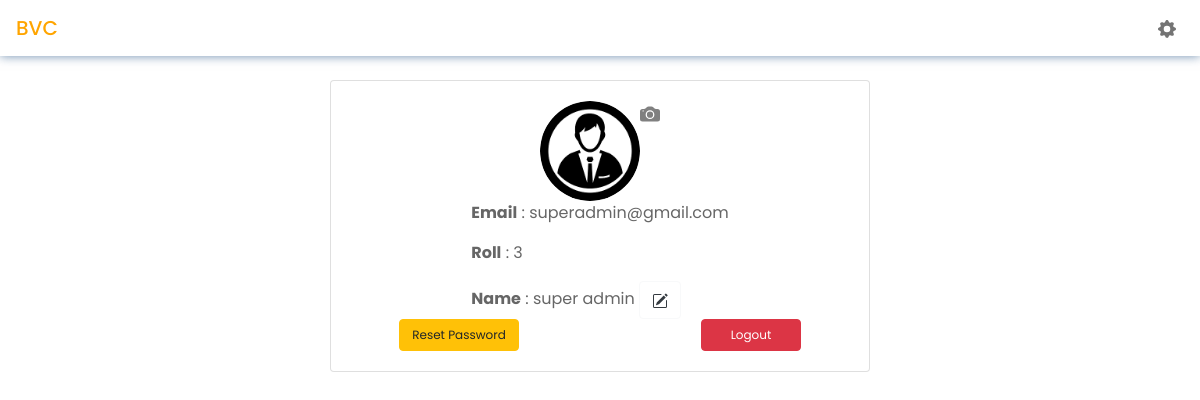
The app's page /Student/myAccount/ (signed in) with its own data.
### App/models.py (models this page shows, shortened)
class NewUser(AbstractBaseUser,PermissionsMixin):
    username = None
    email = models.EmailField(gettext_lazy("email address"),unique=True)
    roll = models.CharField(max_length=10,unique=True)
    name = models.CharField(max_length=200,blank=True)
    mobile = models.CharField(max_length=12,blank=True)
    isStudent = models.BooleanField(default = False)
    isFaculty = models.BooleanField(default=False)
    isAdmin = models.BooleanField(default=False)
    is_staff = models.BooleanField(default=False)
    is_active = models.BooleanField(default=True)
    start_date = models.DateField(default=timezone.now)
    avatar = models.ImageField(upload_to=get_avataar_path, blank=True)
    batch =  models.ForeignKey(Batch,on_delete=models.CASCADE,blank=True,null=True)
    objects = CustomAccountManager()
    USERNAME_FIELD = "email"
    REQUIRED_FIELDS = ['roll','name']

### Student/views.py (the view, shortened to what this page needs)
# urls.py: path("myAccount/",views.myAccount,name="myAccount"),
@login_required(login_url="App:loginPage")
def myAccount(request):
    user = request.user
    return render(request,"Student/myAccount.html",{"user":user})

### Student/templates/Student/myAccount.html (shortened to what this page needs)
<!doctype html>
{% load static %}
<html lang="en">
  <head>
    <link rel="stylesheet" href="https://cdn.jsdelivr.net/npm/bootstrap@4.6.1/dist/css/bootstrap.min.css">
    <link rel="stylesheet" href="{% static 'Student/css/myaccount.css' %}" />
  </head>
  <body>
    <nav class="navbar  mb-4">
        <span  class="navbar-brand mb-0 h1"><a style="color:orange" class="text-decoration-none" href="{% url 'Student:dashboard' %}">BVC</a></span>
        <span class="mr-2" ><a class="text-decoration-none custom-nav-items"  href="#"></a></span>
      </nav>
      <div class="container">
          <div class="row">
              <div class="col-lg-3"></div>
              <div class="col-lg-6">
                <div class="card">
                    <div class="card-body">
                        <div class="d-flex justify-content-center imagecontainer">
                            {% if user.avatar %}
                            <img class="image" style="border-radius: 50%;" src="{{user.avatar.url}}" width="100"
                                height="100" />
                            {% else %}
                            <img class="image" style="border-radius: 50%;"
                                src="{% static 'Student/images/defaultavatar.png' %}" width="100" height="100" />
                            {% endif %}
                            <button class="btn btn-green"
                                style="border: 0px !important; padding:0px !important; height: 10px;" data-toggle="modal"
                                data-target="#changeimage">
                            </button>
                        </div>
                        <div class="d-flex justify-content-center" >
                            <div>
                                <p><b>Email</b>   : {{user.email}}</p>
                                <p><b>Roll</b>    : {{user.roll}}</p>
                                <p style="display: inline;"><b>Name</b> :
                                    {{user.name}}</p>
                                <button data-toggle="modal" data-target="#firstNameModal" style="display: inline;"
                                    class="btn btn-outline-light text-dark" type="button"></button>
                            </div>
                        </div>
                        <div class="d-flex justify-content-between" id="logout">
                            <button type="button" data-toggle="modal" data-target="#resetpassword"
                                class="btn btn-warning ml-5" style="font-size: 12px; width: 120px;">Reset
                                Password</button>
                            <a href="{% url 'App:logoutuser' %}" class="btn btn-danger mr-5"
                                style="font-size: 12px; width:100px">Logout</a>
                        </div>
                    </div>
              </div>
              </div>
          </div>
      </div>
  </body>
</html>

### Student/static/Student/css/myaccount.css (style rules this page uses)
* { box-sizing: border-box; margin: 0; padding: 0; }
body { color: #666666; background: white; }
.navbar { box-shadow: 0px 0px 10px 0px #01387391; }
.custom-nav-items { color:rgb(116, 116, 116); }

### Student/templates/Student/myAccount.html (style rules this page uses)
body { font-family: 'Poppins'; }

### records on screen
NewUser: email "superadmin@gmail.com", roll "3", name "super admin"
